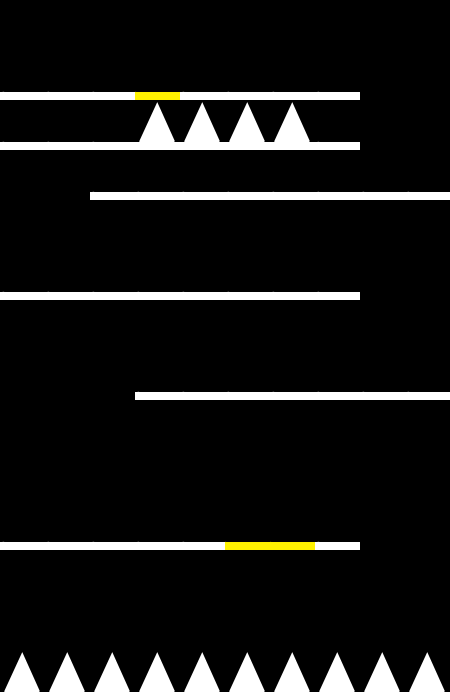

A 2D game scene composited from a Tiled map and its tileset images. What follows is a short description and the map's XML, with every tile layer's data as written:
An orthogonal 10x14 tile map with 45x50 px tiles, 1 tile layer (level1), 6 hidden layers not drawn and 12 objects.

<map version="1.0" tiledversion="1.1.6" orientation="orthogonal" renderorder="right-down" width="10" height="14" tilewidth="45" tileheight="50" infinite="0" nextobjectid="1">
 <tileset firstgid="1" name="tiles" tilewidth="45" tileheight="50" tilecount="10" columns="10">
  <image source="tiles.png" width="450" height="50" />
  <tile id="0">
   <properties>
    <property name="collides" type="bool" value="true" />
    <property name="ground" type="bool" value="true" />
   </properties>
   <objectgroup draworder="index">
    <object id="1" x="0.25" y="42" width="44.75" height="8.25" />
   </objectgroup>
  </tile>
  <tile id="1">
   <properties>
    <property name="collides" type="bool" value="true" />
    <property name="kill" type="bool" value="true" />
   </properties>
   <objectgroup draworder="index">
    <object id="9" x="1.625" y="49.2045">
     <polygon points="0,0 20.5804,-46.2159 41.625,-0.155609" />
    </object>
   </objectgroup>
  </tile>
  <tile id="2">
   <properties>
    <property name="collides" type="bool" value="true" />
   </properties>
   <objectgroup draworder="index">
    <object id="6" x="0" y="0.125">
     <polygon points="0,0 7.875,0 7.75,41.875 44.875,42 44.875,49.875 0.125,49.875" />
    </object>
   </objectgroup>
  </tile>
  <tile id="3">
   <properties>
    <property name="collides" type="bool" value="true" />
   </properties>
   <objectgroup draworder="index">
    <object id="22" x="2.25" y="43" width="40.25" height="6">
     <ellipse />
    </object>
    <object id="23" x="37.75" y="2.25" width="6.25" height="38.75">
     <ellipse />
    </object>
   </objectgroup>
  </tile>
  <tile id="4">
   <properties>
    <property name="collides" type="bool" value="true" />
   </properties>
   <objectgroup draworder="index">
    <object id="1" x="0.125" y="0" width="7.75" height="49.875" />
   </objectgroup>
  </tile>
  <tile id="5">
   <properties>
    <property name="collides" type="bool" value="true" />
   </properties>
   <objectgroup draworder="index">
    <object id="1" x="37" y="0.125" width="7.875" height="50" />
   </objectgroup>
  </tile>
  <tile id="6">
   <properties>
    <property name="collides" type="bool" value="true" />
    <property name="finish" type="bool" value="true" />
   </properties>
   <objectgroup draworder="index">
    <object id="1" x="0" y="42.25" width="45" height="7.5" />
   </objectgroup>
  </tile>
  <tile id="7">
   <properties>
    <property name="collides" type="bool" value="true" />
   </properties>
   <objectgroup draworder="index">
    <object id="1" x="0" y="0.25" width="44.75" height="7.625" />
   </objectgroup>
  </tile>
  <tile id="8">
   <properties>
    <property name="collides" type="bool" value="true" />
   </properties>
   <objectgroup draworder="index">
    <object id="1" x="0" y="0.125" width="8" height="49.625" />
    <object id="2" x="8.375" y="0" width="36.625" height="8.125" />
   </objectgroup>
  </tile>
  <tile id="9">
   <properties>
    <property name="collides" type="bool" value="true" />
   </properties>
   <objectgroup draworder="index">
    <object id="6" x="0" y="0.375">
     <polyline points="0,0 44.875,-0.125 44.625,49.75 36.875,49.5 36.75,7.75 0.125,7.5 0,0.125" />
    </object>
   </objectgroup>
  </tile>
 </tileset>
 <layer name="level7" width="10" height="14" visible="0" locked="1">
  <data encoding="csv">
0,0,0,0,0,0,0,0,0,0,
0,1,1,1,0,1,1,1,0,1,
0,0,0,0,0,0,0,0,0,0,
2,2,0,2,2,0,2,2,0,2,
3,4,0,3,4,0,3,4,0,3,
0,0,0,0,0,0,0,0,0,0,
0,2,1,2,2,1,2,2,2,2,
0,0,0,0,0,0,0,0,0,0,
1,0,1,0,1,0,0,1,1,0,
0,0,0,0,0,0,0,0,0,0,
2,2,2,2,2,2,2,0,2,2,
0,0,0,0,0,0,0,0,0,0,
0,0,0,0,0,0,0,0,0,0,
7,7,7,7,2,2,2,2,2,7
</data>
 </layer>
 <layer name="level6" width="10" height="14" visible="0" locked="1">
  <data encoding="csv">
0,0,0,0,0,0,0,0,0,0,
2,0,2,2,1,1,2,2,0,2,
0,0,0,0,0,0,0,0,0,0,
0,0,0,0,0,0,0,0,0,0,
2,2,2,0,2,1,2,2,2,2,
0,0,0,0,0,0,0,0,0,0,
0,0,0,0,0,0,0,0,0,0,
0,1,1,1,1,1,1,1,0,0,
0,0,0,0,0,0,0,0,0,0,
0,0,0,0,0,0,0,0,0,0,
2,2,0,0,2,2,2,2,2,0,
0,0,0,0,0,0,0,0,0,0,
0,0,0,0,0,0,0,2,2,0,
1,1,1,2,2,2,7,3,4,2
</data>
 </layer>
 <layer name="level5" width="10" height="14" visible="0" locked="1">
  <data encoding="csv">
0,0,0,0,0,0,0,0,0,0,
0,1,1,1,1,1,1,1,1,0,
0,0,0,0,0,0,0,0,0,0,
1,1,0,2,2,2,2,0,1,1,
0,0,0,0,0,0,0,0,0,0,
0,0,0,0,0,0,0,0,0,0,
0,2,0,2,2,2,2,1,1,0,
0,0,0,0,0,0,0,0,0,0,
0,0,0,0,0,0,0,0,0,0,
2,2,2,2,0,2,2,2,2,2,
0,0,0,0,0,0,0,0,0,0,
0,2,2,1,0,2,2,0,2,2,
0,0,0,0,0,0,0,0,0,0,
2,7,2,7,2,7,2,7,2,7
</data>
 </layer>
 <layer name="level4" width="10" height="14" visible="0" locked="1">
  <data encoding="csv">
0,0,0,0,0,0,0,0,0,0,
0,0,0,0,1,1,0,0,0,0,
0,0,0,0,0,0,0,0,0,0,
0,0,0,0,0,0,0,0,0,0,
0,0,0,0,0,0,0,0,1,0,
0,0,0,0,0,0,0,0,0,0,
0,0,0,0,0,0,0,2,2,2,
0,0,0,1,1,0,0,0,0,0,
0,0,0,0,0,0,0,0,0,0,
0,0,0,0,0,0,0,0,0,0,
2,2,2,2,2,2,2,2,0,0,
0,0,0,0,0,0,0,0,0,0,
0,0,0,0,0,0,0,0,0,0,
7,7,1,1,1,1,1,1,1,2
</data>
 </layer>
 <layer name="level3" width="10" height="14" visible="0" locked="1">
  <data encoding="csv">
0,0,0,0,0,0,0,0,0,0,
1,1,1,1,1,1,1,1,1,0,
0,0,0,0,0,0,0,0,0,0,
1,7,7,1,1,2,2,2,0,0,
0,0,0,0,0,0,0,0,0,0,
0,0,0,1,1,0,1,1,0,0,
0,0,0,0,0,0,0,0,0,0,
0,0,2,2,2,2,2,2,2,2,
0,0,0,0,0,0,0,0,0,0,
0,0,0,0,0,0,0,0,0,0,
2,1,1,1,2,2,1,1,0,0,
0,0,0,0,0,0,0,0,0,0,
0,0,0,0,0,0,0,0,0,0,
1,7,7,7,7,7,1,1,1,1
</data>
 </layer>
 <layer name="level2" width="10" height="14" visible="0" locked="1">
  <data encoding="csv">
0,0,0,0,0,0,0,0,0,0,
1,1,2,1,1,1,1,1,0,0,
0,0,0,0,0,0,0,0,0,0,
0,0,1,1,1,1,2,1,1,1,
0,0,0,0,0,0,0,0,0,0,
1,1,1,1,1,1,1,2,0,0,
0,0,0,0,0,0,0,0,0,0,
1,1,1,1,0,0,0,1,1,1,
0,0,0,0,0,0,0,0,0,0,
0,0,0,0,0,0,0,0,0,0,
1,2,2,1,1,1,1,1,0,0,
0,0,0,0,0,0,0,0,0,0,
0,0,0,0,0,0,0,0,0,0,
7,7,1,2,1,2,1,1,1,1
</data>
 </layer>
 <layer name="level1" width="10" height="14">
  <data encoding="csv">
0,0,0,0,0,0,0,0,0,0,
1,1,1,7,1,1,1,1,0,0,
1,1,1,2,2,2,2,1,0,0,
0,0,1,1,1,1,1,1,1,1,
0,0,0,0,0,0,0,0,0,0,
1,1,1,1,1,1,1,1,0,0,
0,0,0,0,0,0,0,0,0,0,
0,0,0,1,1,1,1,1,1,1,
0,0,0,0,0,0,0,0,0,0,
0,0,0,0,0,0,0,0,0,0,
1,1,1,1,1,7,7,1,0,0,
0,0,0,0,0,0,0,0,0,0,
0,0,0,0,0,0,0,0,0,0,
2,2,2,2,2,2,2,2,2,2
</data>
 </layer>
</map>
